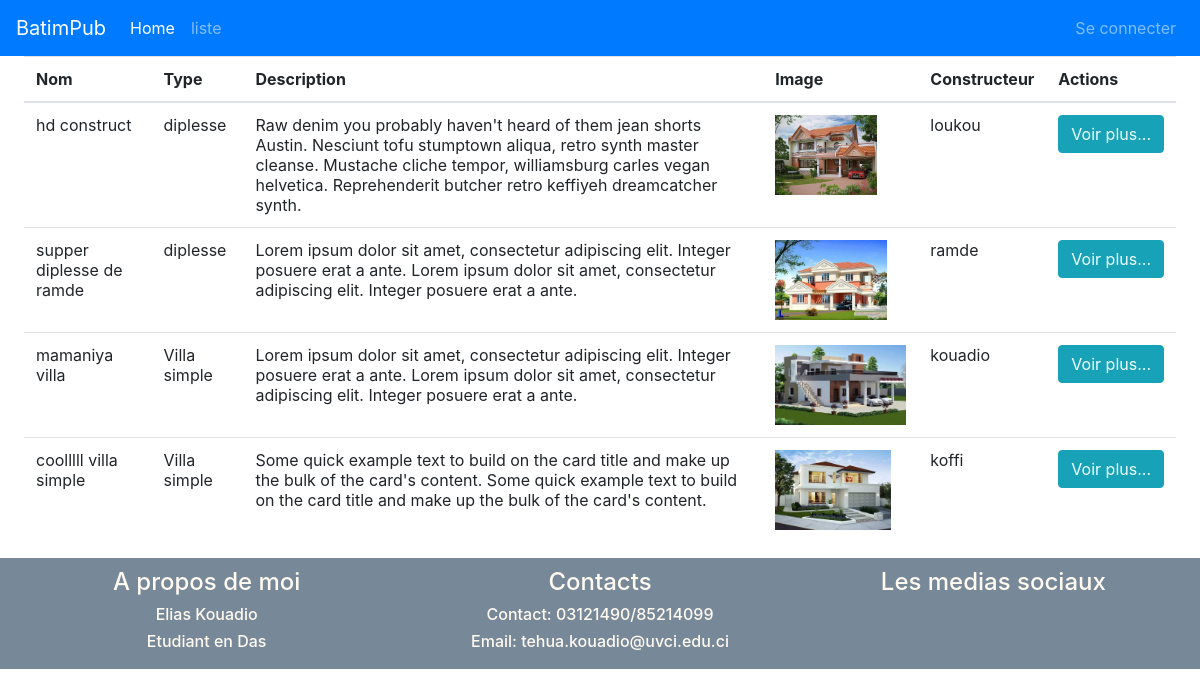
The app's page /index.php?page=liste with its own data.
### tables this page shows
CREATE TABLE `maisons` (
  `id` int(20) NOT NULL,
  `titre` varchar(100) NOT NULL,
  `description` text NOT NULL,
  `image` varchar(255) NOT NULL,
  `type` varchar(100) NOT NULL,
  `constructeur` varchar(150) NOT NULL DEFAULT 'admin'
);

CREATE TABLE `utilisateur` (
  `id` int(11) NOT NULL,
  `nom` varchar(255) NOT NULL,
  `prenom` varchar(255) NOT NULL,
  `naissance` varchar(30) NOT NULL,
  `contact` varchar(255) NOT NULL,
  `email` varchar(255) NOT NULL,
  `ville` varchar(255) NOT NULL,
  `commune` varchar(244) NOT NULL,
  `photo` varchar(222) NOT NULL,
  `password` varchar(255) NOT NULL
);

### functions/liste.func.php (called while the page is built)
<?php
function getM(){
	global $db;
$result=array();
	$reqte= $db->query("
		SELECT
			maisons.id,
			maisons.titre,
			maisons.type,
			maisons.description,
			maisons.image,
			maisons.constructeur,
			utilisateur.nom,
			utilisateur.prenom,
			utilisateur.email
		FROM maisons
		JOIN utilisateur
    ON maisons.constructeur=utilisateur.id
    limit 0,100
	");
   while($rows= $reqte->fetchObject()){
     $result[]=$rows;
   }
	return $result;
}
?>

### pages/liste.php (the view)
<table class="table table-hover">
  <thead>
    <tr>
      <th scope="col">Nom</th>
      <th scope="col">Type</th>
      <th scope="col">Description</th>
      <th scope="col">Image</th>
      <th scope="col">Constructeur</th>
      <th scope="col">Actions</th>
    </tr>
  </thead>
  <tbody>
    <?php
    $maisons=getM();
    foreach ($maisons as $maison) {?>
 <tr class="table-default">
      <td><?= $maison->titre ?></td>
      <td><?= $maison->type ?></td>
      <td><?= $maison->description ?></td>
      <td><img style="height:80px" src="images/<?= $maison->image ?>" alt="<?= $maison->image ?>" srcset="">   </td>
      <td><?= $maison->nom ?></td>
      <td><button class="btn btn-info" type="button"><a style="color:azure" href="index.php?page=detail&id=<?= $maison->id ?>">Voir plus...</a></button>
</td>
  </tr>
     <?php
    }
    ?>
  </tbody>
</table>

### index.php (shortened to what this page needs)
<?php
$pages = scandir('pages/');
if(isset($_GET['page']) && !empty($_GET['page'])){
    if(in_array($_GET['page'].'.php',$pages)){
        $page = $_GET['page'];
    }else{
        $page = 'error';
    }
}else{
    $page = 'home';
}
?>
<html lang="en">
<head>
    <link rel="stylesheet" href="publics/css/bootstrap.css">
    <link rel="stylesheet" href="publics/css/style.css">
</head>
<body>
    <?php include 'publics/nav.php' ?>
    <div class="content">
    <?php
        if(file_exists('pages/'.$page.'.php')){
            include 'pages/'.$page.'.php';
        }
    ?>
    </div>
<?php include 'publics/footer.php' ?>
</body>
</html>

### publics/nav.php (shortened to what this page needs)
<nav class="navbar navbar-expand-lg navbar-dark bg-primary ">
  <a class="navbar-brand" href="index.php">BatimPub</a>
  <div class="collapse navbar-collapse" id="navbarColor01">
    <ul class="navbar-nav mr-auto">
      <li class="nav-item active">
        <a class="nav-link" href="index.php">Home <span class="sr-only">(current)</span></a>
      </li>
      <li class="nav-item">
        <a class="nav-link" href="index.php?page=liste">liste</a>
      </li>
    </ul>
    <ul class="navbar-nav" >
    <?php
    if(isset($_SESSION['id'])){
      ?>
    <li class="nav-item dropdown">
    <a class="nav-link dropdown-toggle" role="button" aria-expanded="false" aria-haspopup="true" href="#" data-toggle="dropdown">Profile</a>
    <div class="dropdown-menu" style="left: 0px; top: 0px; position: absolute; transform: translate3d(0px, 38px, 0px);" x-placement="bottom-start">
      <a class="dropdown-item" href="index.php?page=dashbord&id=<?= $_SESSION['id']?>">Voir mon profile</a>
      <a class="dropdown-item" href="index.php?page=edit&id=<?= $_SESSION['id']?>">Modifier mon profile</a>
      <a class="dropdown-item" href="#">Something else here</a>
      <div class="dropdown-divider"></div>
      <a class="dropdown-item" href="#">Separated link</a>
    </div>
  </li>
  <li class="nav-item">
        <a class="nav-link" href="index.php?page=deconnexion">Deconnexion</a>
      </li>
      <?php
    }else{
      ?>
      <li class="nav-item">
      <a class="nav-link" href="index.php?page=login">Se connecter</a>
      </li>
      <?php
    }
    ?>
    </ul>
  </div>
</nav>

### publics/footer.php
<footer style="background-color:lightslategray; color: floralwhite; margin: 10px 0; position: relative; bottom: 0px; padding: 10px 25px; text-align: center">
	<div class="row">
	<div class="col-lg-4 col-md-4 col-sm-12 foot_content">
		<h4>A propos de moi</h4>
		<h6> <i class="fa fa-user-circle-o"></i> Elias Kouadio</h6>
		<h6> <i class="fa fa-user-circle-o"></i> Etudiant en Das</h6>
	</div>
	<div class="col-lg-4 col-md-4 col-sm-12 foot_content">
		<h4>Contacts</h4>
		<h6> <i class="fa fa-fax"></i> Contact: 03121490/85214099</h6>
		<h6> <i class="fa fa-envelope"></i> Email: tehua.kouadio@uvci.edu.ci</h6>
	</div>
	<div class="col-lg-4 col-md-4 col-sm-12 foot_content">
		<h4>Les medias sociaux</h4>
	</div>
	</div>
</footer>

### publics/css/style.css (style rules this page uses)
.content { width: 96%; margin: auto; }

### records on screen
maisons: titre "hd construct", type "diplesse", description "Raw denim you probably haven't heard of them jean shorts Austin. Nesciunt tofu stumptown aliqua, retro synth master cleanse. Mustache cliche tempor, williamsburg carles vegan helvetica. Reprehenderit butcher retro keffiyeh dreamcatcher synth.", image (picture), utilisateur.nom "loukou"
maisons: titre "supper diplesse de ramde", type "diplesse", description "Lorem ipsum dolor sit amet, consectetur adipiscing elit. Integer posuere erat a ante. Lorem ipsum dolor sit amet, consectetur adipiscing elit. Integer posuere erat a ante.", image (picture), utilisateur.nom "ramde"
maisons: titre "mamaniya villa", type "Villa simple", description "Lorem ipsum dolor sit amet, consectetur adipiscing elit. Integer posuere erat a ante. Lorem ipsum dolor sit amet, consectetur adipiscing elit. Integer posuere erat a ante.", image (picture), utilisateur.nom "kouadio"
maisons: titre "coolllll villa simple", type "Villa simple", description "Some quick example text to build on the card title and make up the bulk of the card's content. Some quick example text to build on the card title and make up the bulk of the card's content.", image (picture), utilisateur.nom "koffi"
